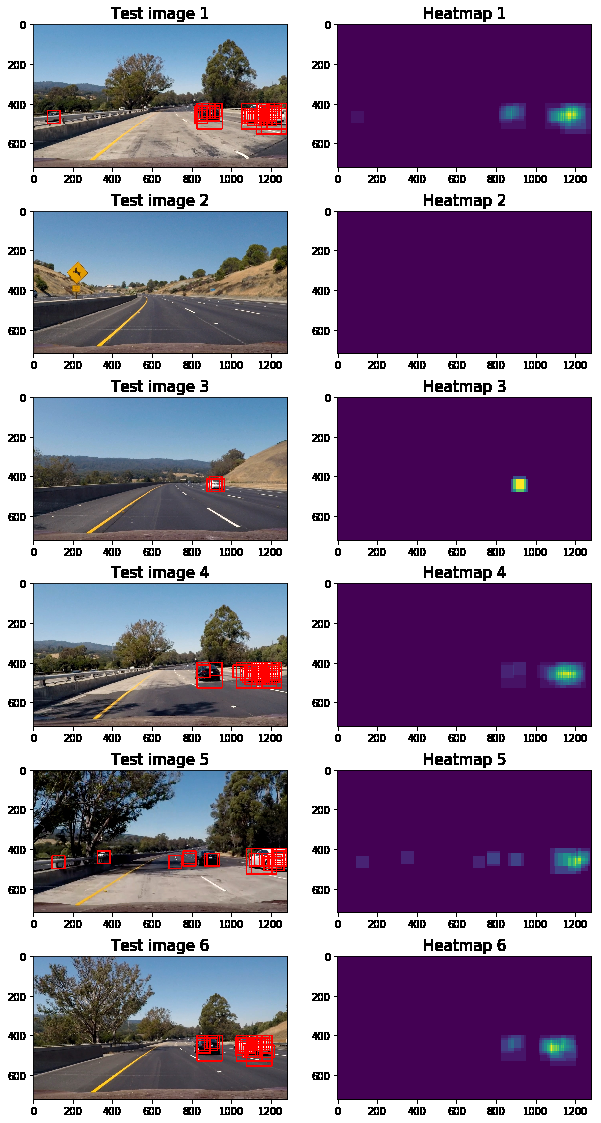
#> input picture output_images/multi_detect.png, 601 x 1123 px, given as the content of the folder ./vehicles/GTI_Far, which was not available
$ jupyter execute --allow-errors vehicle_detection.ipynb   (shell and % lines are left out)   (older library calls are emulated)   (text cells are left out)
#> lines starting #> are read from the running program, lines starting #| are printed output that depends on the picture; pictures that were not available may be replaced by others from this repository, and a replacement may not be noted
[cell 1]
import matplotlib.image as mpimg
import matplotlib.pyplot as plt
import numpy as np
import cv2
import glob
import time
import random
from sklearn.svm import LinearSVC
from sklearn.preprocessing import StandardScaler
from skimage.feature import hog
from sklearn.model_selection import train_test_split
from skimage.feature import hog
from scipy.ndimage.measurements import label
from moviepy.editor import VideoFileClip

[cell 2]
# Loading + training, validation test split
cars, nocar = [], []

cars += glob.glob('./vehicles/GTI_Far/*.png')
cars += glob.glob('./vehicles/GTI_MiddleClose/*.png')
cars += glob.glob('./vehicles/GTI_Left/*.png')
cars += glob.glob('./vehicles/GTI_Right/*.png')
cars += glob.glob('./vehicles/KITTI_extracted/*.png')
random.shuffle(cars)

nocar += glob.glob('./non-vehicles/Extras/*.png')
nocar += glob.glob('./non-vehicles/GTI/*.png')
random.shuffle(nocar)

[cell 3]
def get_hog_features(img, orient, pix_per_cell, cell_per_block, vis=False, feature_vec=True):
    if vis == True: # Call with two outputs if vis==True to visualize the HOG
        features, hog_image = hog(img, orientations=orient,
                                  pixels_per_cell=(pix_per_cell, pix_per_cell),
                                  cells_per_block=(cell_per_block, cell_per_block),
                                  transform_sqrt=True,
                                  visualise=vis, feature_vector=feature_vec)
        return features, hog_image
    else:      # Otherwise call with one output
        features = hog(img, orientations=orient,
                       pixels_per_cell=(pix_per_cell, pix_per_cell),
                       cells_per_block=(cell_per_block, cell_per_block),
                       transform_sqrt=True,
                       visualise=vis, feature_vector=feature_vec)
        return features

# Define a function to compute binned color features
def bin_spatial(img, size=(16, 16)):
    return cv2.resize(img, size).ravel()

# Define a function to compute color histogram features
def color_hist(img, nbins=32):
    ch1 = np.histogram(img[:,:,0], bins=nbins, range=(0, 256))[0]#We need only the histogram, no bins edges
    ch2 = np.histogram(img[:,:,1], bins=nbins, range=(0, 256))[0]
    ch3 = np.histogram(img[:,:,2], bins=nbins, range=(0, 256))[0]
    hist = np.hstack((ch1, ch2, ch3))
    return hist

[cell 4]
# Define a function to extract features from a list of images
def img_features(feature_image, spatial_size, hist_bins, orient,
                        pix_per_cell, cell_per_block, hog_channel, spatial_feat, hist_feat, hog_feat):
    file_features = []
    if spatial_feat == True:
        spatial_features = bin_spatial(feature_image, size=spatial_size)
        #print 'spat', spatial_features.shape
        file_features.append(spatial_features)
    if hist_feat == True:
         # Apply color_hist()
        hist_features = color_hist(feature_image, nbins=hist_bins)
        #print 'hist', hist_features.shape
        file_features.append(hist_features)
    if hog_feat == True:
    # Call get_hog_features() with vis=False, feature_vec=True
        if hog_channel == 'ALL':
            hog_features = []
            for channel in range(feature_image.shape[2]):
                hog_features.append(get_hog_features(feature_image[:,:,channel],
                                        orient, pix_per_cell, cell_per_block,
                                        vis=False, feature_vec=True))
                hog_features = np.ravel(hog_features)
        else:
            feature_image = cv2.cvtColor(feature_image, cv2.COLOR_LUV2RGB)
            feature_image = cv2.cvtColor(feature_image, cv2.COLOR_RGB2GRAY)
            hog_features = get_hog_features(feature_image[:,:], orient,
                            pix_per_cell, cell_per_block, vis=False, feature_vec=True)
                #print 'hog', hog_features.shape
            # Append the new feature vector to the features list
        file_features.append(hog_features)
    return np.concatenate(file_features)

def extract_features(imgs, color_space='BGR', spatial_size=(32, 32),
                        hist_bins=32, orient=9,
                        pix_per_cell=8, cell_per_block=2, hog_channel=0,
                        spatial_feat=True, hist_feat=True, hog_feat=True):
    # Create a list to append feature vectors to
    features = []
    # Iterate through the list of images
    for file_p in imgs:
        file_features = []
        image = cv2.imread(file_p) # Read in each image one by one
        # apply color conversion if other than 'RGB'
        if color_space != 'BGR':
            if color_space == 'RGB':
                feature_image = cv2.cvtColor(image, cv2.COLOR_BGR2RGB)
            elif color_space == 'HSV':
                feature_image = cv2.cvtColor(image, cv2.COLOR_BGR2HSV)
            elif color_space == 'LUV':
                feature_image = cv2.cvtColor(image, cv2.COLOR_BGR2LUV)
            elif color_space == 'HLS':
                feature_image = cv2.cvtColor(image, cv2.COLOR_BGR2HLS)
            elif color_space == 'YUV':
                feature_image = cv2.cvtColor(image, cv2.COLOR_BGR2YUV)
            elif color_space == 'YCrCb':
                feature_image = cv2.cvtColor(image, cv2.COLOR_BGR2YCrCb)
        else: feature_image = np.copy(image)
        file_features = img_features(feature_image, spatial_size, hist_bins, orient,
                        pix_per_cell, cell_per_block, hog_channel, spatial_feat, hist_feat, hog_feat)
        features.append(file_features)
        feature_image = cv2.flip(feature_image,1) # Augment the dataset with flipped images
        file_features = img_features(feature_image, spatial_size, hist_bins, orient,
                        pix_per_cell, cell_per_block, hog_channel, spatial_feat, hist_feat, hog_feat)
        features.append(file_features)
    return features # Return list of feature vectors

[cell 5]
font_size=16
f, axes = plt.subplots(6, 7,figsize=(20,15))
f.subplots_adjust(hspace=0.2, wspace=0.05)

color_space = 'LUV' # Can be RGB, HSV, LUV, HLS, YUV, YCrCb
orient = 8  # HOG orientations
pix_per_cell = 8 # HOG pixels per cell
cell_per_block = 2 # HOG cells per block
hog_channel = 0 # Can be 0, 1, 2, or "ALL"
spatial_size = (16, 16) # Spatial binning dimensions
hist_bins = 32    # Number of histogram bins
spatial_feat = True # Spatial features on or off
hist_feat = True # Histogram features on or off
hog_feat = True # HOG features on or off

if color_space == 'LUV':
    color = cv2.COLOR_RGB2LUV
if color_space == 'HLS':
    color = cv2.COLOR_RGB2HLS
if color_space == 'HSV':
    color=cv2.COLOR_RGB2HSV
channel = list(color_space)
if color_space == 'YCrCb':
    color=cv2.COLOR_RGB2YCrCb
    channel = ['Y', 'Cr', 'Cb']

j_cars = random.sample(range(0, len(cars)), 3)
#> (the rest of this cell did not finish here and is left out)

[cell 6]
t=time.time()
cars_feature = extract_features(cars, color_space, spatial_size, hist_bins, orient, pix_per_cell, cell_per_block,
    hog_channel, spatial_feat, hist_feat, hog_feat)
#> in extract_features, image is the input picture: shape (1123, 601, 3); mean B, G, R 146.4, 117.9, 137.5
#> in extract_features, `feature_image = cv2.cvtColor(image, cv2.COLOR_BGR2LUV)`: feature_image: shape (1123, 601, 3); mean of channels 0, 1, 2 131.7, 99.6, 123.3
#> in img_features, `spatial_features = bin_spatial(feature_image, size=spatial_size)`: spatial_features = 768 values, max 255 at index 0, min 0 at index 249, mean 115.1
#> in color_hist, `ch1 = np.histogram(img[:,:,0], bins=nbins, range=(0, 256))[0]#We need ..`: ch1 = 32 values, max 216629 at index 31, min 74 at index 29, mean 21091.3
#> in color_hist, `ch2 = np.histogram(img[:,:,1], bins=nbins, range=(0, 256))[0]`: ch2 = 32 values, max 340184 at index 12, min 0 at index 0, mean 21091.3
#> in color_hist, `ch3 = np.histogram(img[:,:,2], bins=nbins, range=(0, 256))[0]`: ch3 = 32 values, max 280605 at index 17, min 0 at index 0, mean 21091.3
#> in color_hist, `hist = np.hstack((ch1, ch2, ch3))`: hist = 96 values, max 340184 at index 44, min 0 at index 32, mean 21091.3
#> in img_features, `hist_features = color_hist(feature_image, nbins=hist_bins)`: hist_features has the same summary as hist in color_hist
#> in img_features, `feature_image = cv2.cvtColor(feature_image, cv2.COLOR_RGB2GRAY)`:
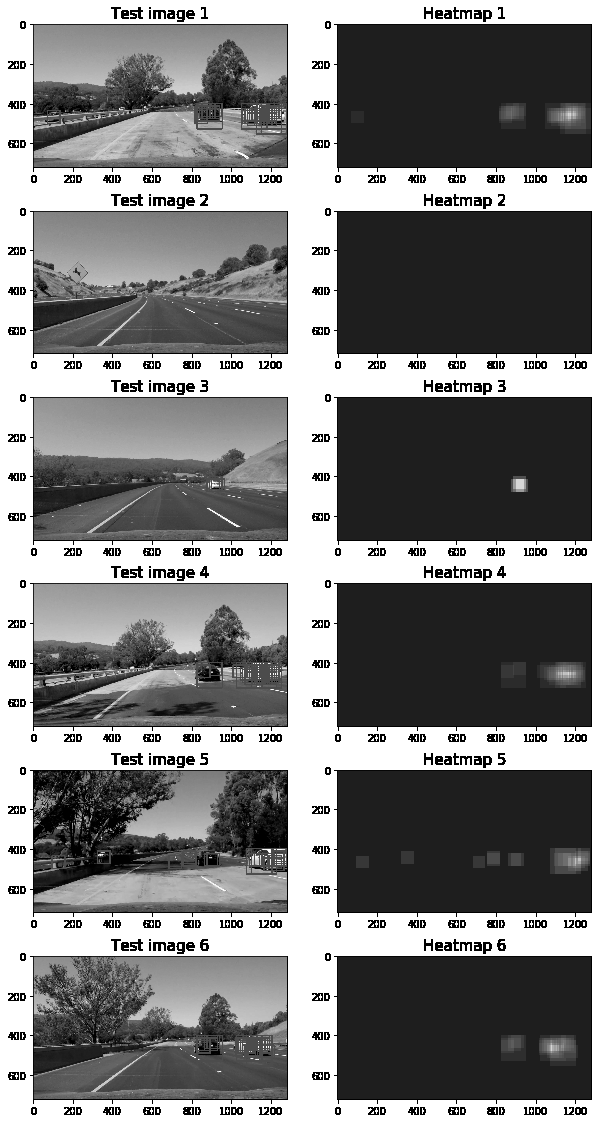
#> feature_image: shape (1123, 601); min 0, max 255, mean 126.7
#> in extract_features, `feature_image = cv2.flip(feature_image,1)`: feature_image: shape (1123, 601, 3); mean of channels 0, 1, 2 131.7, 99.6, 123.3
#> call 2 of img_features, with spatial_size = (16, 16), hist_bins = 32, orient = 8, pix_per_cell = 8, cell_per_block = 2, hog_channel = 0, spatial_feat = True, hist_feat = True
#> in img_features (call 2), `spatial_features = bin_spatial(feature_image, size=spatial_size)`: spatial_features = 768 values, max 255 at index 21, min 0 at index 252, mean 115.1
#> in img_features (call 2), `feature_image = cv2.cvtColor(feature_image, cv2.COLOR_LUV2RGB)`:
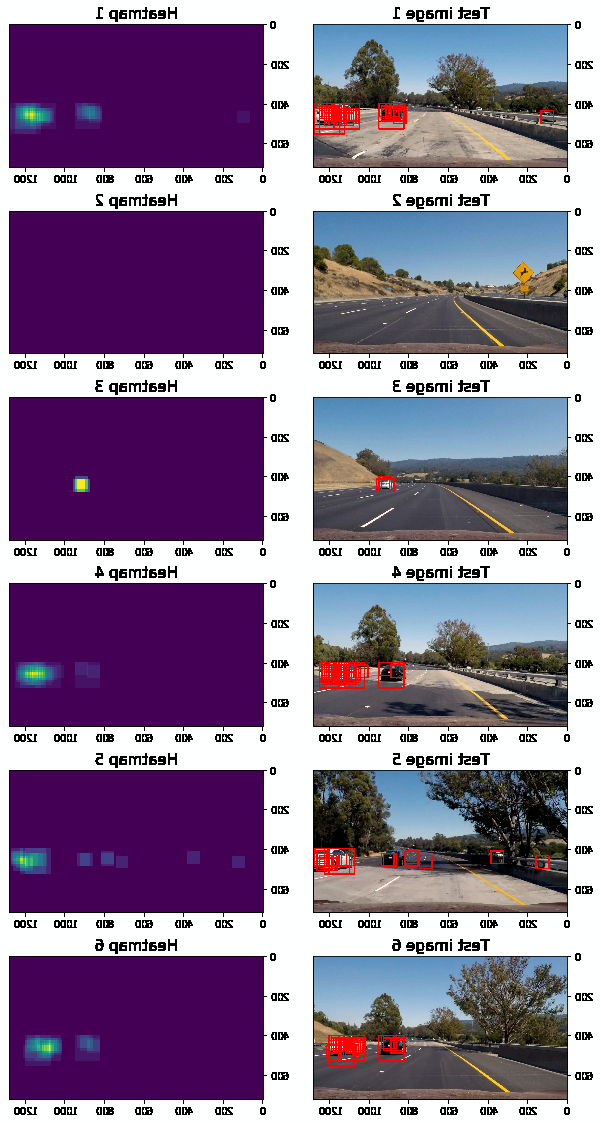
#> feature_image: shape (1123, 601, 3); mean R, G, B 136.6, 117.5, 146.3
#> in img_features (call 2), `feature_image = cv2.cvtColor(feature_image, cv2.COLOR_RGB2GRAY)`:
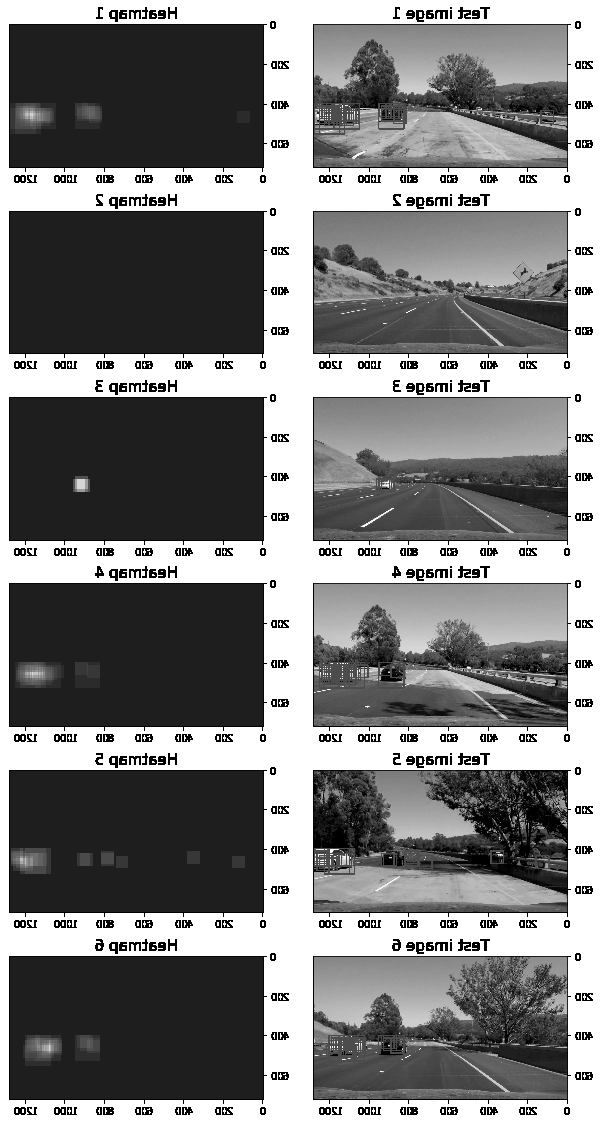
#> feature_image: shape (1123, 601); min 0, max 255, mean 126.7
nocar_feature = extract_features(nocar, color_space, spatial_size, hist_bins, orient, pix_per_cell, cell_per_block,
    hog_channel, spatial_feat, hist_feat, hog_feat)
#> nocar_feature = 4 items
print('Feature extraction from images takes: ', round(time.time() - t, 3), ' seconds')

[cell 7]
print('Car samples: ', len(cars_feature))
print('No car samples: ', len(nocar_feature))
#| No car samples:  4

[cell 8]
#  Put all features to a standard scale, whether they are spatial, hist or HOG
X = np.vstack((cars_feature, nocar_feature)).astype(np.float64)
X_scaler = StandardScaler().fit(X)
X_scaled = X_scaler.transform(X)

y = np.array([1]*len(cars_feature) + [0]*len(nocar_feature))

X_train, X_test, y_train, y_test = train_test_split(X_scaled, y, test_size=0.2, random_state=22)

[cell 9]
X_scaled.shape
#> Out = (14, 330016)
